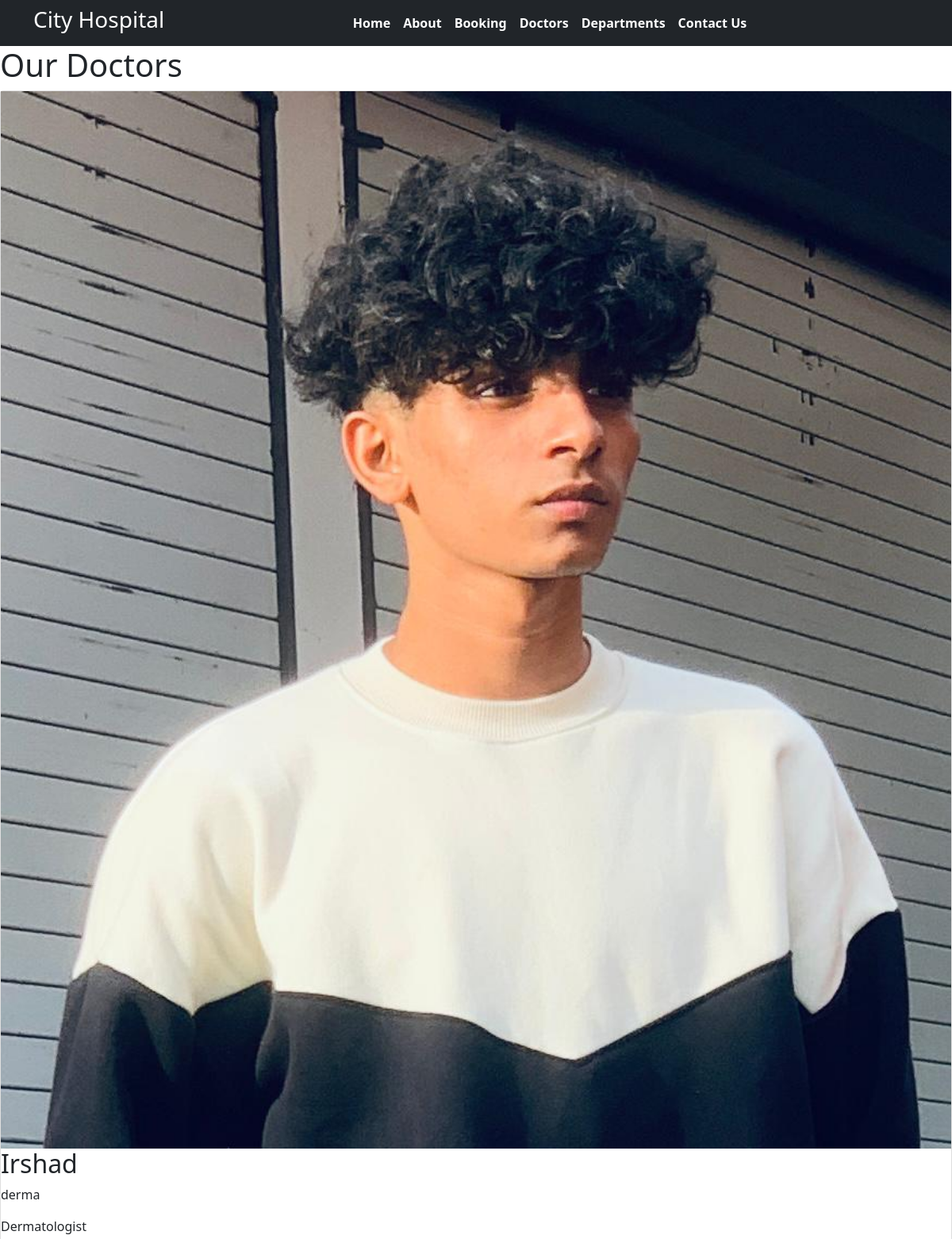
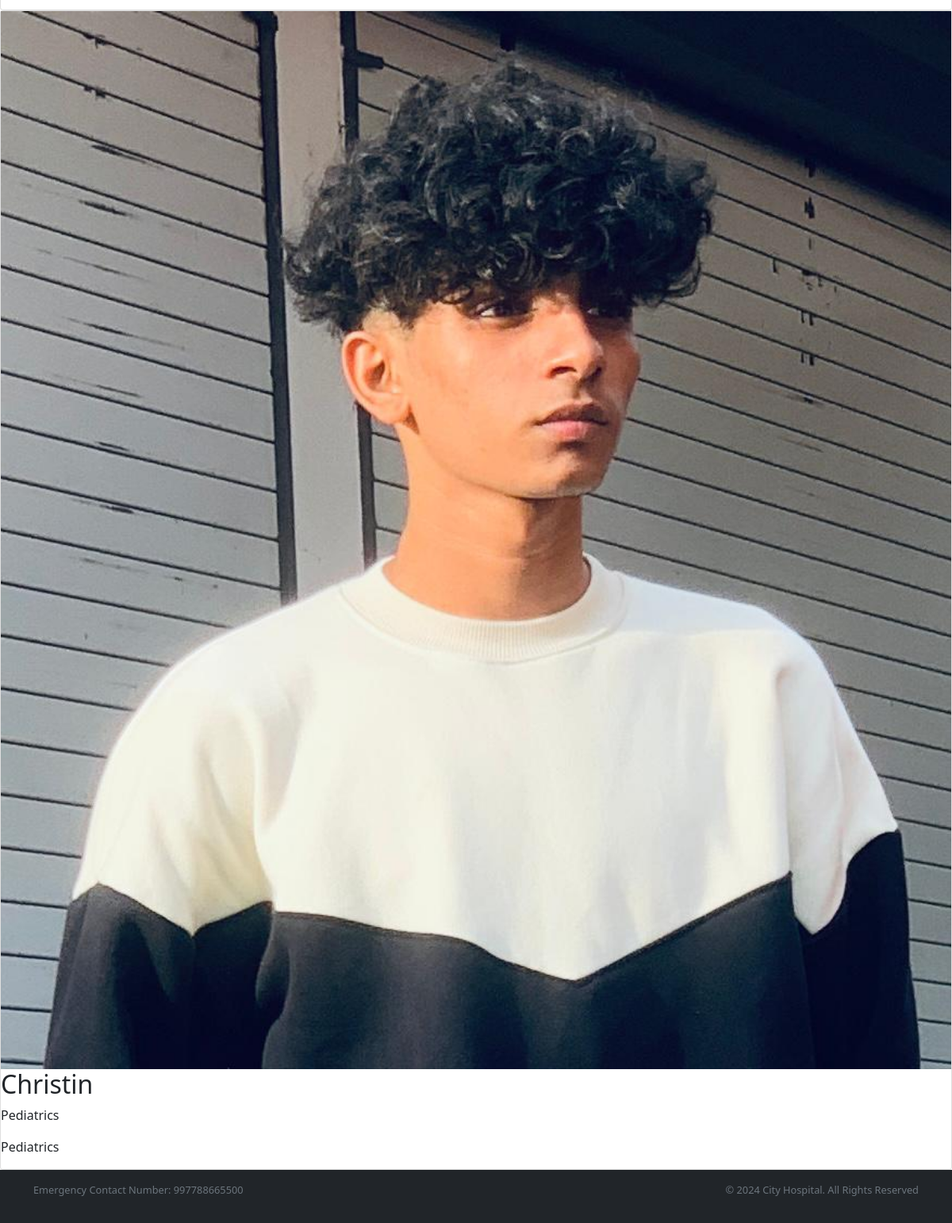
The page /Doctors/ on the database its author committed (2 pictures, top to bottom).
### home/models.py (models this page shows, shortened)
class Doctors(models.Model):
    name = models.CharField(max_length=100)
    specialization = models.CharField(max_length=100)
    department = models.CharField(max_length=100)
    image = models.ImageField(upload_to='doctors/', null=True, blank=True)  # Allow null and blank

### home/views.py (the view)
# urls.py: path('Doctors/', views.doctors_view, name='Doctors'),  # Updated function name
def doctors_view(request):
    doctors = Doctors.objects.all()
    return render(request, 'doctors.html', {'doctors': doctors})

### templates/doctors.html (shortened to what this page needs)
{% extends "Base.html" %}
{% load static %}
{% block Content %}
<h1 class="page-title">Our Doctors</h1>
<div class="card-container">
    {% for doctor in doctors %}
    <div class="card">
        <img class="card-image" src="{% if doctor.image %}{{ doctor.image.url }}{% else %}{% static 'images/default-doctor.jpg' %}{% endif %}" alt="Doctor Image">
        <div class="card-details">
            <h2 class="card-title">{{ doctor.name }}</h2>
            <p class="card-specialization">{{ doctor.specialization }}</p>
            <p class="card-department">{{ doctor.department }}</p>
        </div>
    </div>
    {% endfor %}
</div>
{% endblock %}

### templates/Base.html (shortened to what this page needs)
{% load static %}
<!DOCTYPE html>
<html>
<head>
  <link rel="stylesheet" href="https://cdn.jsdelivr.net/npm/bootstrap@5.1.3/dist/css/bootstrap.min.css">
  <link rel="stylesheet" href="https://use.fontawesome.com/releases/v5.2.0/css/all.css">
  <link rel="stylesheet" href="{% static 'css/style.css'%}">
</head>
<body>
  <nav class="navbar navbar-expand-md navbar-dark bg-dark">
    <div class="container">
      <div class="col-12 col-md-2 text-left pl-md-0">
        <h3 class="text-white">City Hospital</h3>
      </div>
      <div class="collapse navbar-collapse justify-content-center col-md-8" id="navbarNav">
        <ul class="navbar-nav justify-content-center fw-bold">
          <li class="nav-item active">
            <a class="nav-link text-white" href="{% url 'index' %}">Home</a>
          </li>
          <li class="nav-item">
            <a class="nav-link text-white" href="{% url 'About' %}">About</a>
          </li>
          <li class="nav-item">
            <a class="nav-link text-white" href="{% url 'Booking' %}">Booking</a>
          </li>
          <li class="nav-item">
            <a class="nav-link text-white" href="{% url 'Doctors' %}">Doctors</a>
          </li>
          <li class="nav-item">
            <a class="nav-link text-white" href="{% url 'Department' %}">Departments</a>
          </li>
          <li class="nav-item">
            <a class="nav-link text-white" href="{% url 'contact' %}">Contact Us</a>
          </li>
        </ul>
      </div>
    </div>
  </nav>
  {% block Content %}
  {% endblock %}
  <section class="footer-mt-13">
    <footer class="pt-3 pb-3 bg-dark text-light">
      <div class="container">
        <div class="row align-items-center">
          <div class="col-12 col-md-8">
            <p class="small text-muted">Emergency Contact Number: 997788665500</p>
          </div>
          <div class="col-12 col-md-4 text-center text-md-end">
            <p class="small text-muted">© 2024 City Hospital. All Rights Reserved</p>
          </div>
        </div>
      </div>
    </footer>
  </section>
</body>
 </html>

### templates/Base.html (style rules this page uses)
.small { font-size: 0.8rem; }

### rows shown on the page
Doctors: image (picture), name "Irshad", specialization "derma", department "Dermatologist"
Doctors: image (picture), name "Christin", specialization "Pediatrics", department "Pediatrics"
